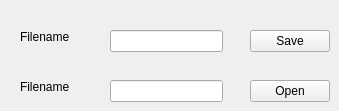
     <widget class="QWidget" name="tab_13">
      <attribute name="title">
       <string>File</string>
      </attribute>
      <widget class="QPushButton" name="PatchSaveButton">
       <property name="geometry">
        <rect>
         <x>250</x>
         <y>30</y>
         <width>80</width>
         <height>22</height>
        </rect>
       </property>
       <property name="text">
        <string>Save</string>
       </property>
      </widget>
      <widget class="QLabel" name="label_59">
       <property name="geometry">
        <rect>
         <x>20</x>
         <y>30</y>
         <width>59</width>
         <height>14</height>
        </rect>
       </property>
       <property name="text">
        <string>Filename</string>
       </property>
      </widget>
      <widget class="QLineEdit" name="PatchFilename">
       <property name="geometry">
        <rect>
         <x>110</x>
         <y>30</y>
         <width>113</width>
         <height>22</height>
        </rect>
       </property>
      </widget>
      <widget class="QLabel" name="label_60">
       <property name="geometry">
        <rect>
         <x>20</x>
         <y>80</y>
         <width>59</width>
         <height>14</height>
        </rect>
       </property>
       <property name="text">
        <string>Filename</string>
       </property>
      </widget>
      <widget class="QLineEdit" name="PatchFilenameToRead">
       <property name="geometry">
        <rect>
         <x>110</x>
         <y>80</y>
         <width>113</width>
         <height>22</height>
        </rect>
       </property>
       <property name="text">
        <string/>
       </property>
      </widget>
      <widget class="QPushButton" name="PatchOpenButton">
       <property name="geometry">
        <rect>
         <x>250</x>
         <y>80</y>
         <width>80</width>
         <height>22</height>
        </rect>
       </property>
       <property name="text">
        <string>Open</string>
       </property>
      </widget>
     </widget>
